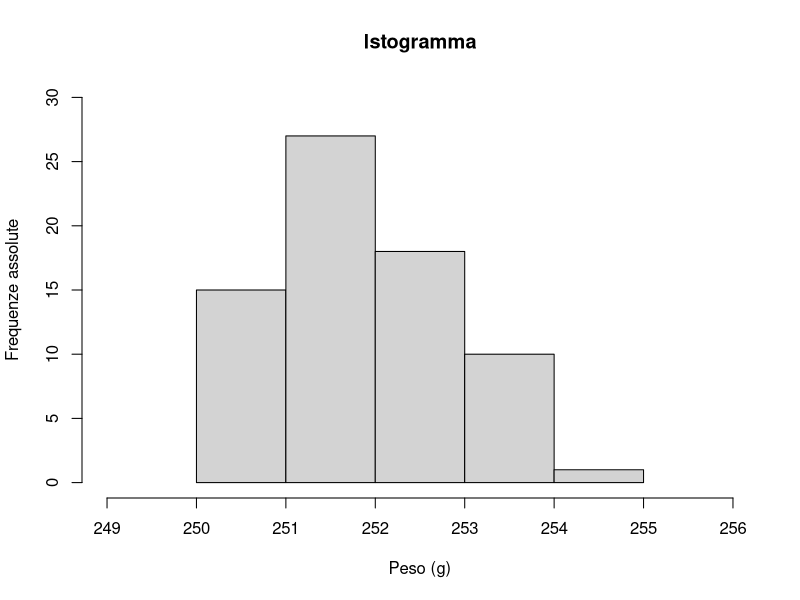
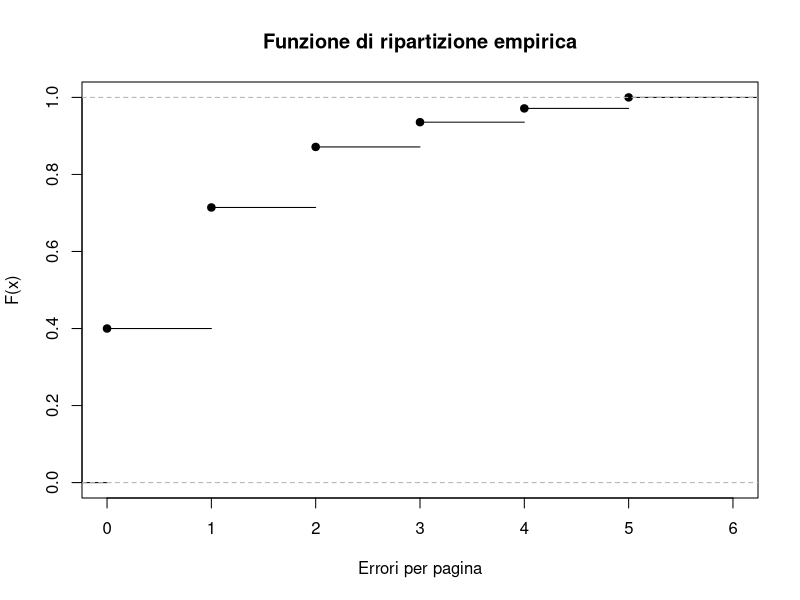

Write R code to recreate these figures, in order.
## ---- chunk 1
knitr::opts_chunk$set(echo = FALSE, fig.align = "center")
## ---- chunk 2
dati = c()
numerosità = c(0, 15, 27, 18, 10, 1)

for(i in 1:6)
{
  dati = c(dati, runif(numerosità[i], min = 248+i, max = 249+i))
}

hist(dati, nclass = 6, 
     xlim = c(249, 256),
     freq = T, 
     ylim = c(0, 30), 
     main = "Istogramma",
     xlab = "Peso (g)",
     ylab = "Frequenze assolute"
     )

## ---- chunk 3
dati = c(rep(0,112),
         rep(1,88),
         rep(2,44),
         rep(3,18),
         rep(4,10),
         rep(5,8))
rip = ecdf(dati)
plot(rip, xlab = "Errori per pagina", ylab = "F(x)", main = "Funzione di ripartizione empirica", xlim = c(0,6))
